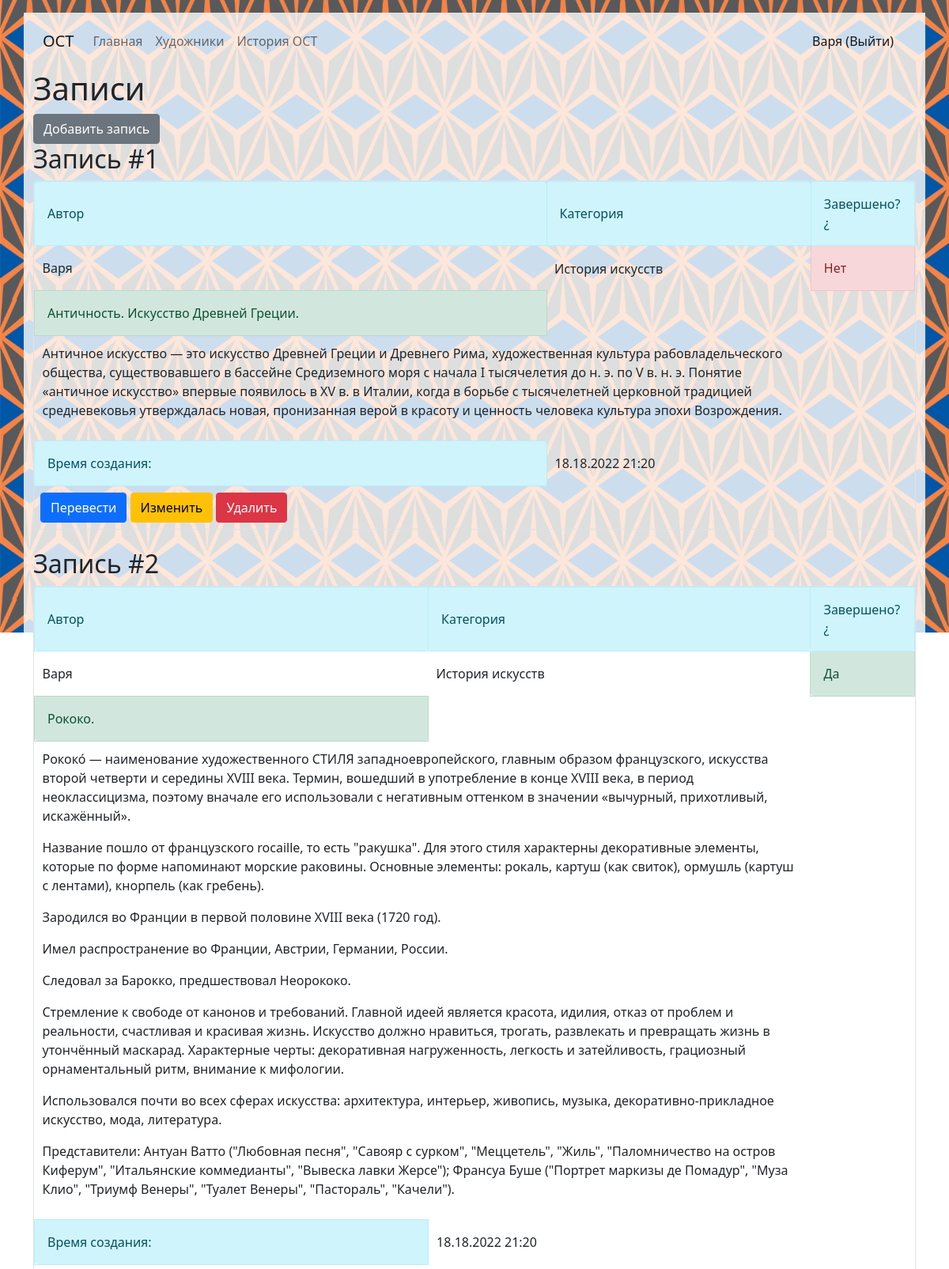
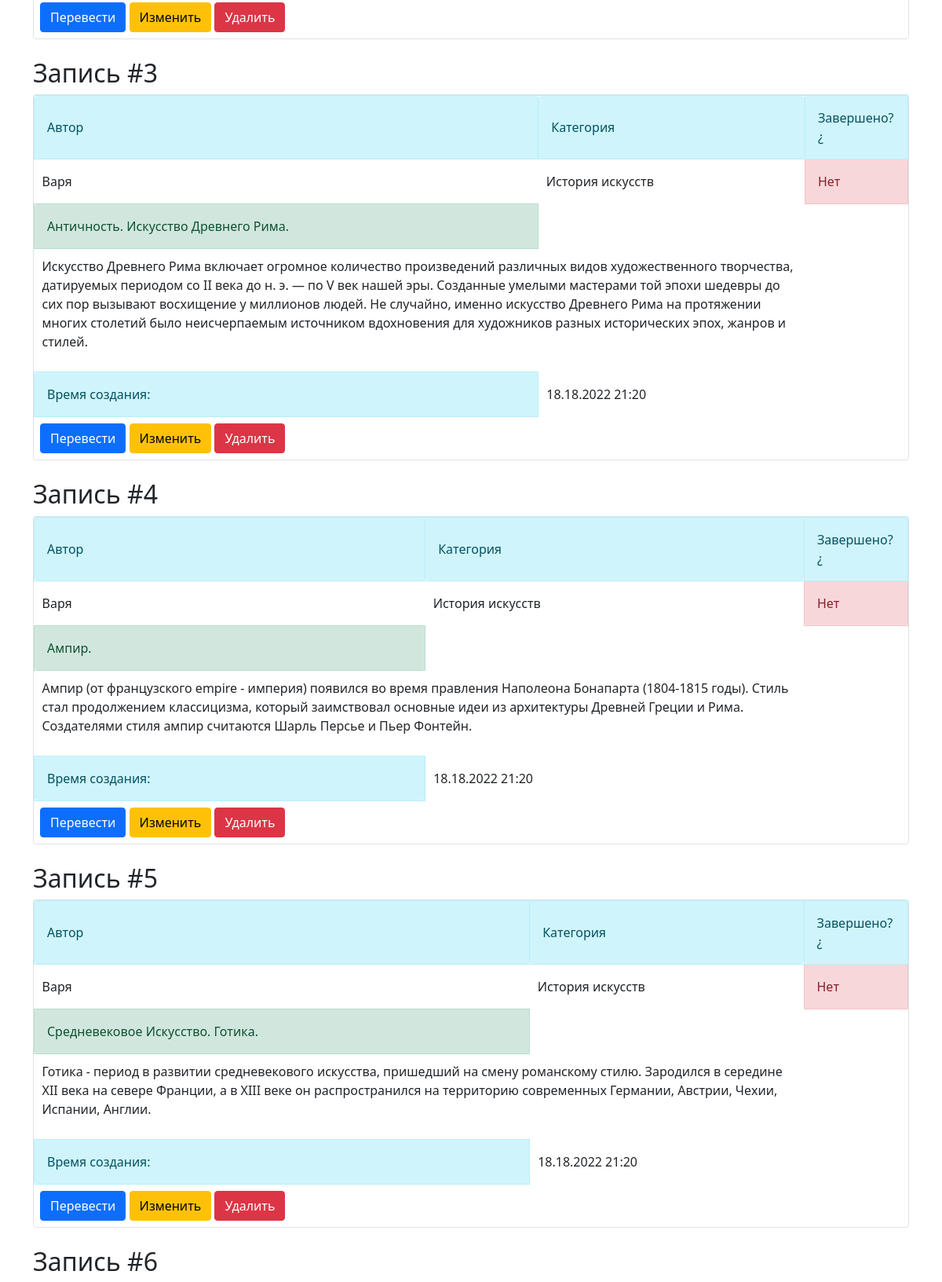
The page / (signed in, upper part) on the database its author committed (2 pictures, top to bottom).
### data/user.py (models this page shows, shortened)
class User(SqlAlchemyBase, UserMixin, SerializerMixin):
    __tablename__ = 'users'
    id = sqlalchemy.Column(sqlalchemy.Integer, primary_key=True, autoincrement=True)
    surname = sqlalchemy.Column(sqlalchemy.String, nullable=True)
    name = sqlalchemy.Column(sqlalchemy.String, nullable=True)
    age = sqlalchemy.Column(sqlalchemy.Integer, nullable=True)
    photo = sqlalchemy.Column(sqlalchemy.String, nullable=True)
    email = sqlalchemy.Column(sqlalchemy.String, index=True, unique=True, nullable=True)
    hashed_password = sqlalchemy.Column(sqlalchemy.String, nullable=True)
    modified_date = sqlalchemy.Column(sqlalchemy.DateTime, default=datetime.datetime.now)
    posts = orm.relation("Posts", back_populates='user')

### data/posts.py (models this page shows, shortened)
class Posts(SqlAlchemyBase, SerializerMixin):
    __tablename__ = 'posts'
    id = sqlalchemy.Column(sqlalchemy.Integer, primary_key=True, autoincrement=True)
    author = sqlalchemy.Column(sqlalchemy.Integer, sqlalchemy.ForeignKey("users.id"))
    category_id = sqlalchemy.Column(sqlalchemy.Integer, sqlalchemy.ForeignKey("category.id"))
    title = sqlalchemy.Column(sqlalchemy.String, nullable=True)
    text = sqlalchemy.Column(sqlalchemy.Text, nullable=True)
    date = sqlalchemy.Column(sqlalchemy.DateTime, default=datetime.datetime.now())
    is_finished = sqlalchemy.Column(sqlalchemy.Boolean, default=False)
    user = orm.relation('User')
    category = orm.relation('Category')

### data/category.py (models this page shows)
class Category(SqlAlchemyBase, SerializerMixin):
    __tablename__ = 'category'
    id = sqlalchemy.Column(sqlalchemy.Integer, primary_key=True, autoincrement=True)
    name = sqlalchemy.Column(sqlalchemy.String, nullable=True)
    posts = orm.relation("Posts", back_populates='category')

### main.py (the view)
@app.route('/')
def index():
    db_sess = db_session.create_session()
    posts = db_sess.query(Posts).all()
    return render_template("index.html", posts=posts)

### data/db_session.py (called while the page is built)
def create_session() -> Session:
    global __factory
    return __factory()

### main.py (called while the page is built)
@login_manager.user_loader
def load_user(user_id):
    db_sess = db_session.create_session()
    return db_sess.query(User).get(user_id)

### templates/index.html
{% extends "base.html" %}
{% block pagename %}<h1>Записи</h1>{% endblock %}
{% block content %}
    {% if current_user.is_authenticated %}
        <a href="posts" class="btn btn-secondary">Добавить запись</a>
    {% endif %}
    {% for item in posts %}
        <br>
        <h2>Запись #{{ loop.index }}</h2>
        <div class="col-md6 border rounded">
            <div>
                <table cellspacing="5" cellpadding="10">
                    <tr>
                        <td class="alert alert-info" role="alert">Автор</td>
                        <td class="alert alert-info" role="alert">Категория</td>
                        <td class="alert alert-info" role="alert">Завершено?¿</td>
                    </tr>
                    <tr>
                        <td>{{ item.user.name }}</td>
                        <td>{{ item.category.name }}</td>
                        {% if item.is_finished %}
                            <td class="alert alert-success" role="alert">Да</td>
                        {% else %}
                            <td class="alert alert-danger" role="alert">Нет</td>
                        {% endif %}
                    </tr>
                    <tr>
                        <td class="alert alert-success" role="alert">{{ item.title }}</td>
                    </tr>
                    <tr>
                        <td colspan="2">
                            {% for elem in item.text.split('*') %}
                                <p>{{ elem }}</p>
                            {% endfor %}
                        </td>
                    </tr>
                    <tr>
                        <td class="alert alert-info" role="alert">Время создания:</td>
                        <td>{{ item.date.strftime('%d.%d.%Y %H:%M') }}</td>
                    </tr>
                </table>
            </div>
            {% if current_user.is_authenticated %}
                <div class="m-2">
                    <a href="/translate/{{ item.id }}" class="btn btn-primary">Перевести</a>
                    {% if current_user == item.user %}
                        <a href="/posts/{{ item.id }}" class="btn btn-warning">Изменить</a>
                        <a href="/posts_delete/{{ item.id }}" class="btn btn-danger">Удалить</a>
                    {% endif %}
                </div>
            {% endif %}
        </div>
    {% endfor %}
{% endblock %}

### templates/base.html (shortened to what this page needs)
<!DOCTYPE html>
<html lang="en">
<head>
    <link rel="stylesheet"
          href="https://cdn.jsdelivr.net/npm/bootstrap@5.0.0-beta1/dist/css/bootstrap.min.css"
>
</head>
<body>
<div class="container mt-3 pb-3">
    <nav class="navbar navbar-expand-lg navbar-light">
        <div class="container-fluid">
            <a class="navbar-brand disable-link" href="#">ОСТ</a>
            <div class="collapse navbar-collapse" id="navbarText">
                <ul class="navbar-nav me-auto mb-2 mb-lg-0">
                    <li class="nav-item">
                        <a class="nav-link" href="/">Главная</a>
                    </li>
                    <li class="nav-item">
                        <a class="nav-link" href="/artists">Художники</a>
                    </li>
                    <li class="nav-item">
                        <a class="nav-link" href="/ost">История ОСТ</a>
                    </li>
                </ul>
                <span class="navbar-text">
                    {% if current_user.is_authenticated %}
                        <a class="nav-link" href="/logout">{{ current_user.name }} (Выйти)</a>
                    {% else %}
                        <a class="btn btn-primary" style="color: #fff" href="/register">Зарегистрироваться</a>
                        <a class="btn btn-success" style="color: #fff" href="/login">Войти</a>
                    {% endif %}
              </span>
            </div>
        </div>
    </nav>
    <div class="row">
        <div class="col">{% block pagename %} {% endblock %}</div>
    </div>
    {% block content %}
    {% endblock %}
</div>
</body>
</html>

### rows shown on the page
User: name "Варя"
Posts: user.name "Варя", category.name "История искусств", is_finished "Нет", title "Античность. Искусство Древней Греции.", text "Античное искусство — это искусство Древней Греции и Древнего Рима, художественная культура рабовладельческого общества, существовавшего в бассейне Средиземного моря с начала I тысячелетия до н. э. по V в. н. э. Понятие «античное искусство» впервые появилось в XV в. в Италии, когда в борьбе с тысячелетней церковной традицией средневековья утверждалась новая, пронизанная верой в красоту и ценность человека культура эпохи Возрождения.", date "18.18.2022 21:20"
Posts: user.name "Варя", category.name "История искусств", is_finished "Да", title "Рококо.", elem "Рококо́ — наименование художественного СТИЛЯ западноевропейского, главным образом французского, искусства второй четверти и середины XVIII века. Термин, вошедший в употребление в конце XVIII века, в период неоклассицизма, поэтому вначале его использовали с негативным оттенком в значении «вычурный, прихотливый, искажённый»." "Название пошло от французского rocaille, то есть \"ракушка\". Для этого стиля характерны декоративные элементы, которые по форме напоминают морские раковины. Основные элементы: рокаль, картуш (как свиток), ормушль (картуш с лентами), кнорпель (как гребень)." "Зародился во Франции в первой половине XVIII века (1720 год)." "Имел распространение во Франции, Австрии, Германии, России." "Следовал за Барокко, предшествовал Неорококо." "Стремление к свободе от канонов и требований. Главной идеей является красота, идилия, отказ от проблем и реальности, счастливая и красивая жизнь. Искусство должно нравиться, трогать, развлекать и превращать жизнь в утончённый маскарад. Характерные черты: декоративная нагруженность, легкость и затейливость, грациозный орнаментальный ритм, внимание к мифологии." "Использовался почти во всех сферах искусства: архитектура, интерьер, живопись, музыка, декоративно-прикладное искусство, мода, литература." "Представители: Антуан Ватто (\"Любовная песня\", \"Савояр с сурком\", \"Меццетель\", \"Жиль\", \"Паломничество на остров Киферум\", \"Итальянские коммедианты\", \"Вывеска лавки Жерсе\"); Франсуа Буше (\"Портрет маркизы де Помадур\", \"Муза Клио\", \"Триумф Венеры\", \"Туалет Венеры\", \"Пастораль\", \"Качели\").", date "18.18.2022 21:20"
Posts: user.name "Варя", category.name "История искусств", is_finished "Нет", title "Античность. Искусство Древнего Рима.", text "Искусство Древнего Рима включает огромное количество произведений различных видов художественного творчества, датируемых периодом со II века до н. э. — по V век нашей эры. Созданные умелыми мастерами той эпохи шедевры до сих пор вызывают восхищение у миллионов людей. Не случайно, именно искусство Древнего Рима на протяжении многих столетий было неисчерпаемым источником вдохновения для художников разных исторических эпох, жанров и стилей.", date "18.18.2022 21:20"
Posts: user.name "Варя", category.name "История искусств", is_finished "Нет", title "Ампир.", text "Ампир (от французского empire - империя) появился во время правления Наполеона Бонапарта (1804-1815 годы). Стиль стал продолжением классицизма, который заимствовал основные идеи из архитектуры Древней Греции и Рима. Создателями стиля ампир считаются Шарль Персье и Пьер Фонтейн.", date "18.18.2022 21:20"
Posts: user.name "Варя", category.name "История искусств", is_finished "Нет", title "Средневековое Искусство. Готика.", text "Готика - период в развитии средневекового искусства, пришедший на смену романскому стилю. Зародился в середине XII века на севере Франции, а в XIII веке он распространился на территорию современных Германии, Австрии, Чехии, Испании, Англии.", date "18.18.2022 21:20"
